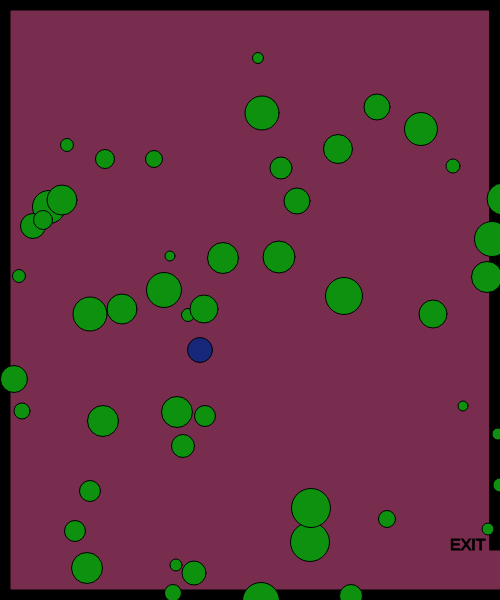
Frame 1 (no input)
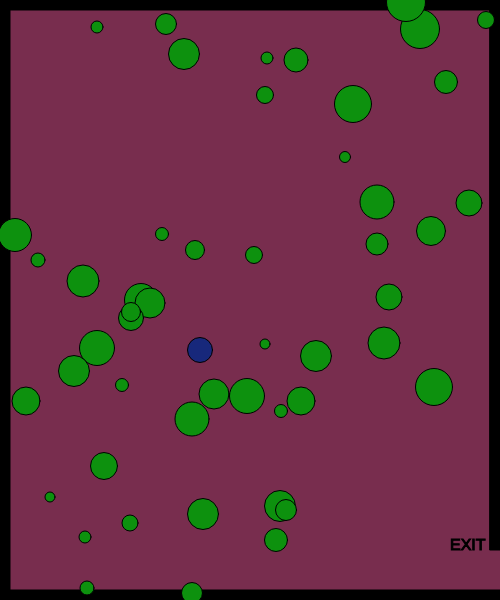
Frame 60 (no input)
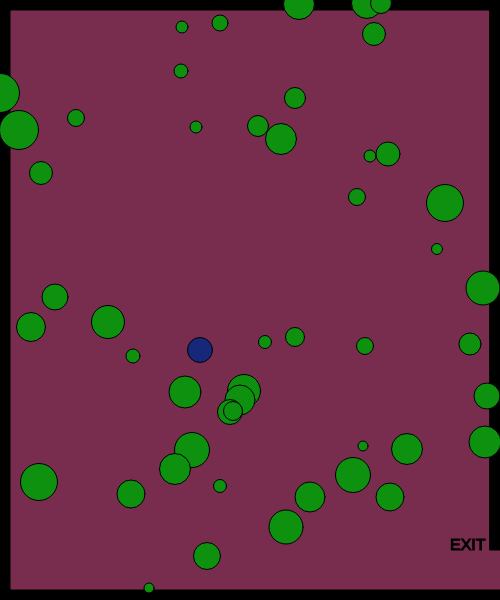
Frame 120 (the mouse pressed at the canvas centre since frame 60)

The p5.js sketch that drew these frames (run headless with seeded random() and noise() and a simulated clock; from frame 60 on, the mouse is pressed at the canvas centre):

// p5.js sketch
// ── sketch.js
// x and y for my character
var characterX = 100;
var characterY = 100;
// define the key codes for each letter
var w = 87;
var s = 83;
var a = 65;
var d = 68;

// x and y for a shape
var shapeX = 30;
var shapeY = 50;

var shapeXs = [];
var shapeYs = [];
var diameters = [];

var shapeXSpeeds = [];
var shapeYSpeeds = [];

// create a shape when the mouse is clicked
var mouseShapeX;
var mouseShapeY;

function setup() {
    createCanvas(500, 600);
    // get a random speed when the it first starts
    for (var i = 0; i < 50; i++) {
        shapeXSpeeds[i] = Math.floor(Math.random() * (Math.floor(Math.random() * 5)) + 1);
        shapeYSpeeds[i] = Math.floor(Math.random() * (Math.floor(Math.random() * 5)) + 1);
        shapeXs[i] = getRandomNumber(500);
        shapeYs[i] = getRandomNumber(600);
        diameters[i] = getRandomNumber(30);
    }

    createCharacter(200, 350);
}

function draw() {
    background(120, 45, 78);
    stroke(0);
    fill(0);

    // call createBorders function
    createBorders(10);

    // exit message
    textSize(16);
    text("EXIT", width - 50, height - 50)

    //createCharacter(200,350);
    drawCharacter();
    characterMovement();


    // potential enemy
    fill(13, 145, 14);
    // draw the shape
    for (var i = 0; i < shapeXs.length; i++) {
        circle(shapeXs[i], shapeYs[i], diameters[i]);
        shapeXSpeeds[i] = Math.floor(Math.random() * (Math.floor(Math.random() * 5)) + 1);
        shapeYSpeeds[i] = Math.floor(Math.random() * (Math.floor(Math.random() * 5)) + 1);




        // move the shape
        shapeXs[i] += shapeXSpeeds[i];
        shapeYs[i] += shapeYSpeeds[i];
        
        // check to see if the shape has gone out of bounds
        if (shapeXs[i] > width) {
            shapeXs[i] = 0;
        }
        if (shapeXs[i] < 0) {
            shapeXs[i] = width;
        }
        if (shapeYs[i] > height) {
            shapeYs[i] = 0;
        }
        if (shapeYs[i] < 0) {
            shapeYs[i] = height;
        }
    }
    // check to see if the character has left the exit
    if (characterX > width && characterY > width - 50) {
        fill(0);
        stroke(5);
        textSize(26);
        text("You Win!", width / 2 - 50, height / 2 - 50);
    }

    // create the shape based on the mouse click
    fill(120, 130, 140);
    circle(mouseShapeX, mouseShapeY, 25);
}

function characterMovement() {
    // handle the keys
    if (keyIsDown(w)) {
        characterY -= 10;
    }
    if (keyIsDown(s)) {
        characterY += 10;
    }
    if (keyIsDown(a)) {
        characterX -= 10;
        console.log("movement: " + characterX);
    }
    if (keyIsDown(d)) {
        characterX += 10;
    }
}

function createCharacter(x, y) {
    characterX = x;
    characterY = y;
}

function drawCharacter() {
    fill(23, 40, 123);
    circle(characterX, characterY, 25);
}

function createBorders(thickness) {
    // top border
    rect(0, 0, width, thickness);
    // left border
    rect(0, 0, thickness, height);
    // bottom border
    rect(0, height - thickness, width, thickness);
    // right upper border
    rect(width - thickness, 0, thickness, height - 50);
}

function mouseClicked() {
    mouseShapeX = mouseX;
    mouseShapeY = mouseY;
}

function getRandomNumber(number) {
    return Math.floor(Math.random() * number) + 10;
}
